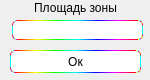
<?xml version="1.0" encoding="UTF-8"?>
<ui version="4.0">
 <class>CustomSquare</class>
 <widget class="QDialog" name="CustomSquare">
  <property name="geometry">
   <rect>
    <x>0</x>
    <y>0</y>
    <width>150</width>
    <height>80</height>
   </rect>
  </property>
  <property name="minimumSize">
   <size>
    <width>150</width>
    <height>80</height>
   </size>
  </property>
  <property name="maximumSize">
   <size>
    <width>150</width>
    <height>80</height>
   </size>
  </property>
  <property name="windowTitle">
   <string>Dialog</string>
  </property>
  <property name="styleSheet">
   <string notr="true">QLineEdit {border-radius:5px; border: 1px solid;  border-color: qlineargradient(spread:pad, x1:0, y1:0, x2:1, y2:0, stop:0 rgba(255, 0, 0, 255), stop:0.166 rgba(255, 255, 0, 255), stop:0.333 rgba(0, 255, 0, 255), stop:0.5 rgba(0, 255, 255, 255), stop:0.666 rgba(0, 0, 255, 255), stop:0.833 rgba(255, 0, 255, 255), stop:1 rgba(255, 0, 0, 255));}
QPushButton {border-radius:5px; border: 1px solid;  border-color: qlineargradient(spread:pad, x1:0, y1:0, x2:1, y2:0, stop:0 rgba(255, 0, 0, 255), stop:0.166 rgba(255, 255, 0, 255), stop:0.333 rgba(0, 255, 0, 255), stop:0.5 rgba(0, 255, 255, 255), stop:0.666 rgba(0, 0, 255, 255), stop:0.833 rgba(255, 0, 255, 255), stop:1 rgba(255, 0, 0, 255)); background-color: #ffffff}
</string>
  </property>
  <widget class="QPushButton" name="ConfirmCustomZonebutton">
   <property name="geometry">
    <rect>
     <x>10</x>
     <y>50</y>
     <width>131</width>
     <height>23</height>
    </rect>
   </property>
   <property name="text">
    <string>Ок</string>
   </property>
  </widget>
  <widget class="QLabel" name="label_CustomSquareOfZone">
   <property name="geometry">
    <rect>
     <x>10</x>
     <y>0</y>
     <width>131</width>
     <height>16</height>
    </rect>
   </property>
   <property name="text">
    <string>Площадь зоны</string>
   </property>
   <property name="alignment">
    <set>Qt::AlignCenter</set>
   </property>
  </widget>
  <widget class="QLineEdit" name="lineEdit_CustomSquare">
   <property name="geometry">
    <rect>
     <x>12</x>
     <y>20</y>
     <width>131</width>
     <height>20</height>
    </rect>
   </property>
  </widget>
 </widget>
 <resources/>
 <connections/>
</ui>
